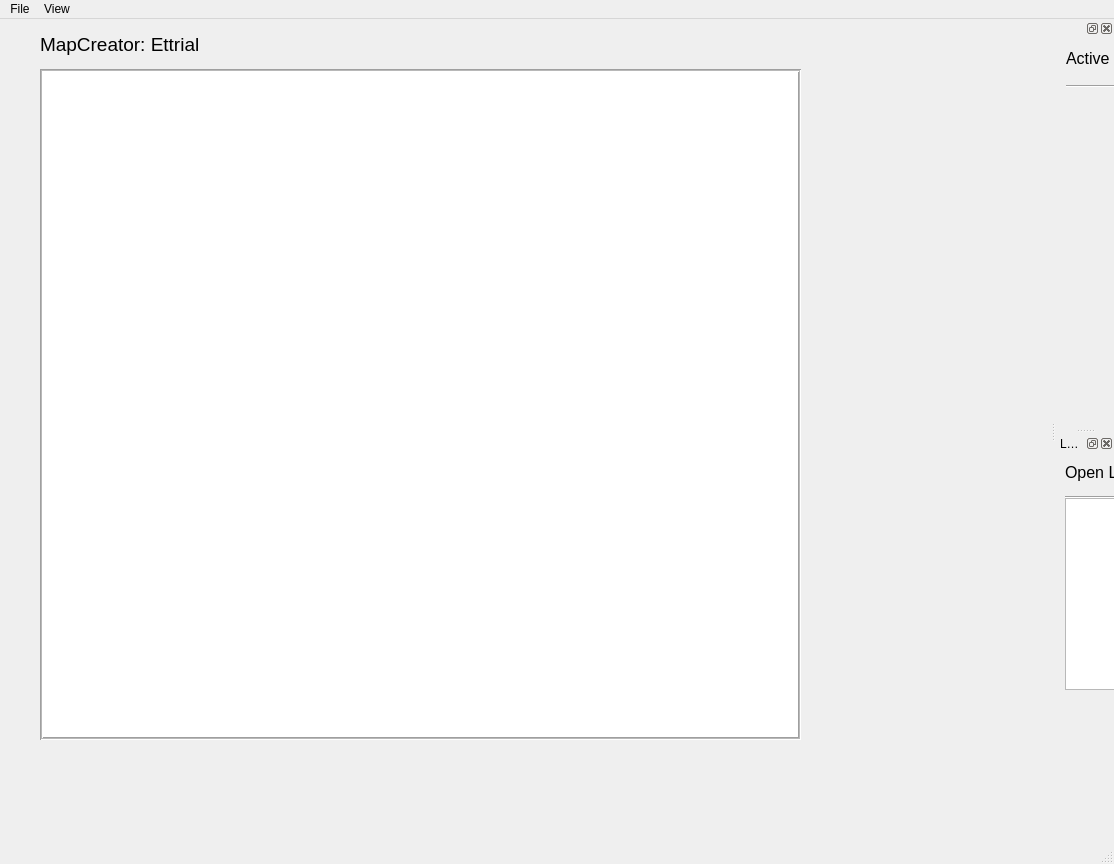
<?xml version="1.0" encoding="UTF-8"?>
<ui version="4.0">
 <class>MainWindow</class>
 <widget class="QMainWindow" name="MainWindow">
  <property name="geometry">
   <rect>
    <x>0</x>
    <y>0</y>
    <width>1114</width>
    <height>864</height>
   </rect>
  </property>
  <property name="windowTitle">
   <string>MainWindow</string>
  </property>
  <widget class="QWidget" name="centralwidget">
   <widget class="LayerView" name="LayerView">
    <property name="geometry">
     <rect>
      <x>40</x>
      <y>50</y>
      <width>761</width>
      <height>671</height>
     </rect>
    </property>
    <property name="frameShape">
     <enum>QFrame::Shape::Box</enum>
    </property>
    <property name="lineWidth">
     <number>1</number>
    </property>
    <property name="midLineWidth">
     <number>1</number>
    </property>
   </widget>
   <widget class="QLabel" name="layer_view_label">
    <property name="geometry">
     <rect>
      <x>40</x>
      <y>10</y>
      <width>181</width>
      <height>31</height>
     </rect>
    </property>
    <property name="font">
     <font>
      <pointsize>14</pointsize>
     </font>
    </property>
    <property name="text">
     <string>MapCreator: Ettrial</string>
    </property>
   </widget>
  </widget>
  <widget class="QDockWidget" name="LayerControl">
   <property name="styleSheet">
    <string notr="true"/>
   </property>
   <property name="floating">
    <bool>false</bool>
   </property>
   <attribute name="dockWidgetArea">
    <number>2</number>
   </attribute>
   <widget class="QWidget" name="dockWidgetContents_2">
    <widget class="QLabel" name="active_pallete_label">
     <property name="geometry">
      <rect>
       <x>10</x>
       <y>10</y>
       <width>99</width>
       <height>21</height>
      </rect>
     </property>
     <property name="font">
      <font>
       <pointsize>12</pointsize>
      </font>
     </property>
     <property name="text">
      <string>Active Pallette:</string>
     </property>
    </widget>
    <widget class="Line" name="line">
     <property name="geometry">
      <rect>
       <x>10</x>
       <y>40</y>
       <width>256</width>
       <height>16</height>
      </rect>
     </property>
     <property name="orientation">
      <enum>Qt::Orientation::Horizontal</enum>
     </property>
    </widget>
    <widget class="PalleteButton" name="pushButton">
     <property name="geometry">
      <rect>
       <x>10</x>
       <y>50</y>
       <width>44</width>
       <height>26</height>
      </rect>
     </property>
     <property name="text">
      <string/>
     </property>
     <property name="flat">
      <bool>true</bool>
     </property>
    </widget>
   </widget>
  </widget>
  <widget class="QDockWidget" name="OpenLayersListDock">
   <property name="floating">
    <bool>false</bool>
   </property>
   <property name="windowTitle">
    <string>Layers</string>
   </property>
   <attribute name="dockWidgetArea">
    <number>2</number>
   </attribute>
   <widget class="QWidget" name="dockWidgetContents_Layers">
    <widget class="QLabel" name="open_layers_label">
     <property name="geometry">
      <rect>
       <x>9</x>
       <y>9</y>
       <width>90</width>
       <height>21</height>
      </rect>
     </property>
     <property name="font">
      <font>
       <pointsize>12</pointsize>
      </font>
     </property>
     <property name="text">
      <string>Open Layers:</string>
     </property>
    </widget>
    <widget class="Line" name="line_2">
     <property name="geometry">
      <rect>
       <x>9</x>
       <y>36</y>
       <width>256</width>
       <height>16</height>
      </rect>
     </property>
     <property name="orientation">
      <enum>Qt::Orientation::Horizontal</enum>
     </property>
    </widget>
    <widget class="OpenLayersList" name="OpenLayersList">
     <property name="geometry">
      <rect>
       <x>9</x>
       <y>45</y>
       <width>256</width>
       <height>192</height>
      </rect>
     </property>
     <property name="styleSheet">
      <string notr="true"/>
     </property>
    </widget>
   </widget>
  </widget>
  <widget class="QMenuBar" name="menubar">
   <property name="geometry">
    <rect>
     <x>0</x>
     <y>0</y>
     <width>1114</width>
     <height>33</height>
    </rect>
   </property>
   <widget class="QMenu" name="menuFile">
    <property name="title">
     <string>File</string>
    </property>
    <addaction name="actionNew_Project"/>
    <addaction name="actionOpen_Project"/>
    <addaction name="actionSave_Project"/>
    <addaction name="separator"/>
    <addaction name="separator"/>
    <addaction name="actionNew_Layer"/>
   </widget>
   <widget class="QMenu" name="menuView">
    <property name="title">
     <string>View</string>
    </property>
    <widget class="QMenu" name="menuDockables">
     <property name="title">
      <string>Dockables</string>
     </property>
     <addaction name="actionLayer_List"/>
    </widget>
    <addaction name="menuDockables"/>
   </widget>
   <addaction name="menuFile"/>
   <addaction name="menuView"/>
  </widget>
  <widget class="QStatusBar" name="statusbar"/>
  <action name="actionOpen_Project">
   <property name="text">
    <string>Open Project</string>
   </property>
  </action>
  <action name="actionSave_Project">
   <property name="text">
    <string>Save Project</string>
   </property>
  </action>
  <action name="actionNew_Project">
   <property name="text">
    <string>New Project</string>
   </property>
  </action>
  <action name="actionLayer_List">
   <property name="text">
    <string>Layer List</string>
   </property>
  </action>
  <action name="actionNew_Layer">
   <property name="text">
    <string>New Layer</string>
   </property>
  </action>
 </widget>
 <customwidgets>
  <customwidget>
   <class>PalleteButton</class>
   <extends>QPushButton</extends>
   <header>palletebutton.h</header>
  </customwidget>
  <customwidget>
   <class>LayerView</class>
   <extends>QGraphicsView</extends>
   <header>layerview.h</header>
  </customwidget>
  <customwidget>
   <class>OpenLayersList</class>
   <extends>QListWidget</extends>
   <header>openlayerslist.h</header>
  </customwidget>
 </customwidgets>
 <resources/>
 <connections/>
</ui>
